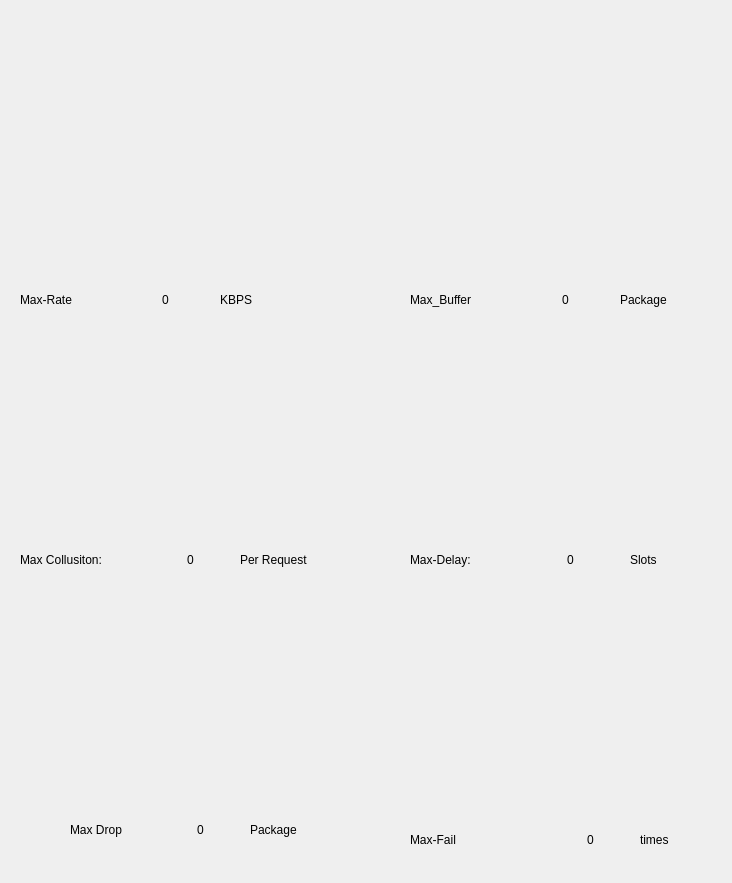
<?xml version="1.0" encoding="UTF-8"?>
<ui version="4.0">
 <class>SimulationResultWindow</class>
 <widget class="QWidget" name="SimulationResultWindow">
  <property name="geometry">
   <rect>
    <x>0</x>
    <y>0</y>
    <width>732</width>
    <height>883</height>
   </rect>
  </property>
  <property name="windowTitle">
   <string>Total Simulation Result</string>
  </property>
  <property name="styleSheet">
   <string notr="true">background-color: rgb(46, 52, 54);
color: rgb(114, 159, 207);

Rectangle{
color:backgroundColor
GridLayout{backgroundColor: transparent;}
}</string>
  </property>
  <widget class="QFrame" name="datarate_graph">
   <property name="geometry">
    <rect>
     <x>50</x>
     <y>40</y>
     <width>291</width>
     <height>211</height>
    </rect>
   </property>
   <layout class="QHBoxLayout" name="data_rate_graph"/>
  </widget>
  <widget class="QFrame" name="buffer_graph_peer">
   <property name="geometry">
    <rect>
     <x>410</x>
     <y>40</y>
     <width>291</width>
     <height>211</height>
    </rect>
   </property>
   <layout class="QHBoxLayout" name="buffer_graph"/>
  </widget>
  <widget class="QFrame" name="collusion_graph_peer">
   <property name="geometry">
    <rect>
     <x>50</x>
     <y>320</y>
     <width>291</width>
     <height>221</height>
    </rect>
   </property>
   <layout class="QHBoxLayout" name="collusion_graph"/>
  </widget>
  <widget class="QFrame" name="delay_graph">
   <property name="geometry">
    <rect>
     <x>410</x>
     <y>320</y>
     <width>291</width>
     <height>221</height>
    </rect>
   </property>
   <layout class="QHBoxLayout" name="collusion_graph_4"/>
  </widget>
  <widget class="QLabel" name="label_9">
   <property name="geometry">
    <rect>
     <x>20</x>
     <y>550</y>
     <width>131</width>
     <height>20</height>
    </rect>
   </property>
   <property name="text">
    <string>Max Collusiton:</string>
   </property>
  </widget>
  <widget class="QLabel" name="collusion_total_max">
   <property name="geometry">
    <rect>
     <x>150</x>
     <y>550</y>
     <width>81</width>
     <height>20</height>
    </rect>
   </property>
   <property name="frameShape">
    <enum>QFrame::NoFrame</enum>
   </property>
   <property name="frameShadow">
    <enum>QFrame::Plain</enum>
   </property>
   <property name="text">
    <string>0</string>
   </property>
   <property name="alignment">
    <set>Qt::AlignCenter</set>
   </property>
  </widget>
  <widget class="QLabel" name="label_17">
   <property name="geometry">
    <rect>
     <x>240</x>
     <y>550</y>
     <width>91</width>
     <height>19</height>
    </rect>
   </property>
   <property name="text">
    <string>Per Request</string>
   </property>
  </widget>
  <widget class="QLabel" name="label_20">
   <property name="geometry">
    <rect>
     <x>220</x>
     <y>290</y>
     <width>41</width>
     <height>19</height>
    </rect>
   </property>
   <property name="text">
    <string>KBPS</string>
   </property>
  </widget>
  <widget class="QLabel" name="label_8">
   <property name="geometry">
    <rect>
     <x>20</x>
     <y>290</y>
     <width>91</width>
     <height>20</height>
    </rect>
   </property>
   <property name="text">
    <string>Max-Rate</string>
   </property>
  </widget>
  <widget class="QLabel" name="datarate_max">
   <property name="geometry">
    <rect>
     <x>120</x>
     <y>290</y>
     <width>91</width>
     <height>20</height>
    </rect>
   </property>
   <property name="frameShape">
    <enum>QFrame::NoFrame</enum>
   </property>
   <property name="frameShadow">
    <enum>QFrame::Plain</enum>
   </property>
   <property name="text">
    <string>0</string>
   </property>
   <property name="alignment">
    <set>Qt::AlignCenter</set>
   </property>
  </widget>
  <widget class="QLabel" name="buffer_max">
   <property name="geometry">
    <rect>
     <x>520</x>
     <y>290</y>
     <width>91</width>
     <height>20</height>
    </rect>
   </property>
   <property name="frameShape">
    <enum>QFrame::NoFrame</enum>
   </property>
   <property name="frameShadow">
    <enum>QFrame::Plain</enum>
   </property>
   <property name="text">
    <string>0</string>
   </property>
   <property name="alignment">
    <set>Qt::AlignCenter</set>
   </property>
  </widget>
  <widget class="QLabel" name="label_24">
   <property name="geometry">
    <rect>
     <x>620</x>
     <y>290</y>
     <width>61</width>
     <height>19</height>
    </rect>
   </property>
   <property name="text">
    <string>Package</string>
   </property>
  </widget>
  <widget class="QLabel" name="buffer_max_3">
   <property name="geometry">
    <rect>
     <x>410</x>
     <y>290</y>
     <width>111</width>
     <height>20</height>
    </rect>
   </property>
   <property name="text">
    <string>Max_Buffer</string>
   </property>
  </widget>
  <widget class="QLabel" name="label_26">
   <property name="geometry">
    <rect>
     <x>410</x>
     <y>550</y>
     <width>111</width>
     <height>20</height>
    </rect>
   </property>
   <property name="text">
    <string>Max-Delay:</string>
   </property>
  </widget>
  <widget class="QLabel" name="delay_max">
   <property name="geometry">
    <rect>
     <x>530</x>
     <y>550</y>
     <width>81</width>
     <height>20</height>
    </rect>
   </property>
   <property name="frameShape">
    <enum>QFrame::NoFrame</enum>
   </property>
   <property name="frameShadow">
    <enum>QFrame::Plain</enum>
   </property>
   <property name="text">
    <string>0</string>
   </property>
   <property name="alignment">
    <set>Qt::AlignCenter</set>
   </property>
  </widget>
  <widget class="QLabel" name="label_27">
   <property name="geometry">
    <rect>
     <x>630</x>
     <y>550</y>
     <width>61</width>
     <height>19</height>
    </rect>
   </property>
   <property name="text">
    <string>Slots</string>
   </property>
  </widget>
  <widget class="QLabel" name="label_13">
   <property name="geometry">
    <rect>
     <x>70</x>
     <y>820</y>
     <width>91</width>
     <height>20</height>
    </rect>
   </property>
   <property name="text">
    <string>Max Drop</string>
   </property>
  </widget>
  <widget class="QLabel" name="label_32">
   <property name="geometry">
    <rect>
     <x>250</x>
     <y>820</y>
     <width>91</width>
     <height>19</height>
    </rect>
   </property>
   <property name="text">
    <string>Package</string>
   </property>
  </widget>
  <widget class="QFrame" name="dropped_package_graph">
   <property name="geometry">
    <rect>
     <x>50</x>
     <y>590</y>
     <width>291</width>
     <height>221</height>
    </rect>
   </property>
   <layout class="QHBoxLayout" name="collusion_graph_3"/>
  </widget>
  <widget class="QLabel" name="dropped_package_max">
   <property name="geometry">
    <rect>
     <x>160</x>
     <y>820</y>
     <width>81</width>
     <height>20</height>
    </rect>
   </property>
   <property name="frameShape">
    <enum>QFrame::NoFrame</enum>
   </property>
   <property name="frameShadow">
    <enum>QFrame::Plain</enum>
   </property>
   <property name="text">
    <string>0</string>
   </property>
   <property name="alignment">
    <set>Qt::AlignCenter</set>
   </property>
  </widget>
  <widget class="QLabel" name="label_37">
   <property name="geometry">
    <rect>
     <x>410</x>
     <y>830</y>
     <width>131</width>
     <height>20</height>
    </rect>
   </property>
   <property name="text">
    <string>Max-Fail</string>
   </property>
  </widget>
  <widget class="QLabel" name="label_39">
   <property name="geometry">
    <rect>
     <x>640</x>
     <y>830</y>
     <width>81</width>
     <height>19</height>
    </rect>
   </property>
   <property name="text">
    <string>times</string>
   </property>
  </widget>
  <widget class="QFrame" name="reservation_graph">
   <property name="geometry">
    <rect>
     <x>410</x>
     <y>590</y>
     <width>291</width>
     <height>221</height>
    </rect>
   </property>
   <layout class="QHBoxLayout" name="collusion_graph_7"/>
  </widget>
  <widget class="QLabel" name="reservation_max">
   <property name="geometry">
    <rect>
     <x>550</x>
     <y>830</y>
     <width>81</width>
     <height>20</height>
    </rect>
   </property>
   <property name="frameShape">
    <enum>QFrame::NoFrame</enum>
   </property>
   <property name="frameShadow">
    <enum>QFrame::Plain</enum>
   </property>
   <property name="text">
    <string>0</string>
   </property>
   <property name="alignment">
    <set>Qt::AlignCenter</set>
   </property>
  </widget>
 </widget>
 <resources/>
 <connections/>
</ui>
